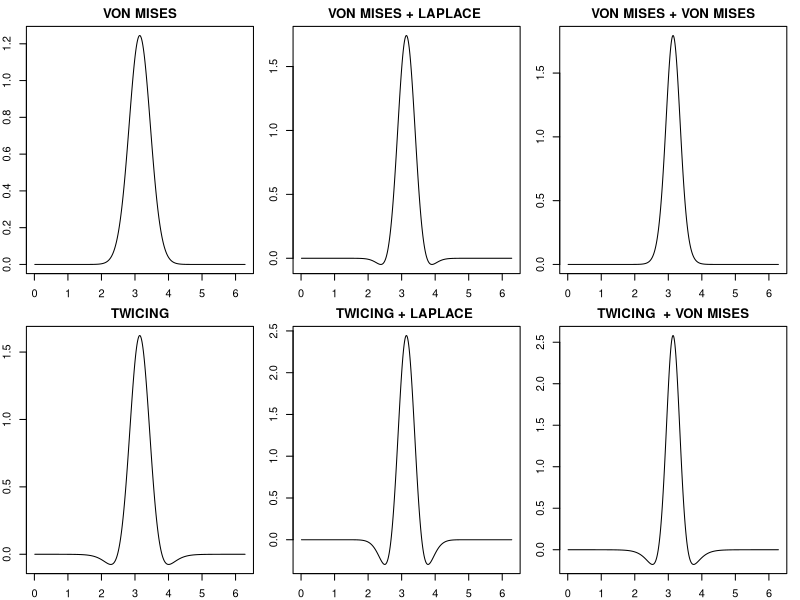

Write the R code that produced this figure.
library(circular); library(VGAM)

dtwicing <- function(x,hk){
		exp(hk*cos(x))/(pi*besselI(hk,0))-exp(0.5*hk*cos(x))/(2*pi*besselI(0.5*hk,0))
		}

ncoef <- 100
i <- 1:ncoef
gridd <- seq(0,2*pi,length = 500); grid <- gridd[-1];

par(mfrow = c(2,3),mar = c(2,2,2,1))

#VON MISES
kap <- 10
vm <- besselI(kap,i)/besselI(kap,0)
Kvm <- vm*cos(outer(i,grid-pi,"*"))
K <- 1/(2*pi)*(1+2*apply(Kvm,2,sum))
plot(grid,K,typ = "l", main = "VON MISES")

#DECONVOLUTION VON MISES + LAPLACE (OS)
kap <- 10
kappaE <- .2
num <- besselI(kap,i)/besselI(kap,0)
den <- kappaE^(-2)/(i^2+kappaE^(-2))
a <- num/den
Kvmlap <- a*cos(outer(i,grid-pi,"*"))
K <- 1/(2*pi)*(1+2*apply(Kvmlap,2,sum))
plot(grid,K,typ = "l", main = "VON MISES + LAPLACE ")

#DECONVOLUTION VON MISES + VON MISES (SS)
kap <- 10
kappaE <- 20
num <- besselI(kap,i)/besselI(kap,0)
den <- besselI(kappaE,i)/besselI(kappaE,0)
a <- num/den
Kvmvm <- a*cos(outer(i,grid-pi,"*"))
K <- 1/(2*pi)*(1+2*apply(Kvmvm,2,sum))
plot(grid,K,typ = "l", main = "VON MISES + VON MISES")

#TWICING 
kap <- 10
hvm <- -besselI(kap/2,i)/besselI(kap/2,0)+2*besselI(kap,i)/besselI(kap,0)
Khvm <- hvm*cos(outer(i,grid-pi,"*"))
K <- 1/(2*pi)*(1+2*apply(Khvm,2,sum))
plot(grid,K,typ = "l", main = "TWICING")

#DECONVOLUTION TWICING + LAPLACE (OS)
kap <- 10
kappaE <- .2
num <- -besselI(kap/2,i)/besselI(kap/2,0)+2*besselI(kap,i)/besselI(kap,0)
den <- kappaE^(-2)/(i^2+kappaE^(-2))
a <- num/den
Khvmlap <- a*cos(outer(i,grid-pi,"*"))
K <- 1/(2*pi)*(1+2*apply(Khvmlap,2,sum))
plot(grid,K,typ = "l", main = "TWICING + LAPLACE ")

#DECONVOLUTION TWICING + VON MISES (SS)
kap <- 10
kappaE <- 20
num <- -besselI(kap/2,i)/besselI(kap/2,0)+2*besselI(kap,i)/besselI(kap,0)
den <- besselI(kappaE,i)/besselI(kappaE,0)
a <- num/den
Khvmvm <- a*cos(outer(i,grid-pi,"*"))
K <- 1/(2*pi)*(1+2*apply(Khvmvm,2,sum))
plot(grid,K,typ = "l", main = "TWICING  + VON MISES")
